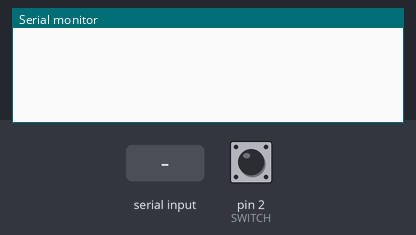
Bench run of a sketch on a simulated Arduino Uno, built with avr-gcc and run on an emulated ATmega328P. Parts: the last lines printed to the serial monitor. The inputs (shaded band) are chosen by the test bench; at power-on: pin 2 (SWITCH) HIGH.

Above: at 1.2 s.
1.3 s: pin 2 (SWITCH) pulled LOW for 0.15 s
At 1.8 s:
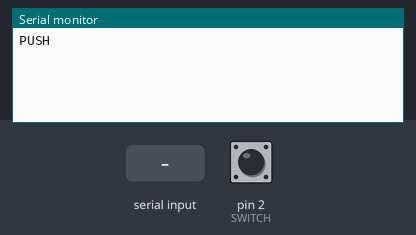
2.9 s: "w" received over Serial
At 4.6 s:
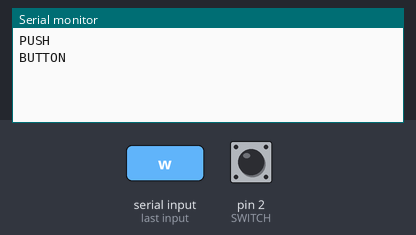

Measured:
- after the input at 1.3 s, the serial monitor: prints a new line at once (image 1)
- after the input at 2.9 s, the serial monitor: prints a new line after 0.40 s (image 2)

The sketch:

button.ino
```cpp
#define SWITCH 2
#define LED 7
#define WAIT_TIME 2000

void setup() {
  Serial.begin(9600);
}

void loop() {
  if (Serial.available() > 0){
    char in = Serial.read();

    if(in == 'w'){
      Serial.println("BUTTON");
    }
  }

  if (digitalRead(SWITCH) == LOW)
  {
    digitalWrite(LED, HIGH);
    Serial.println("PUSH");
    delay(WAIT_TIME);
    digitalWrite(LED, LOW);
  }
}
```
